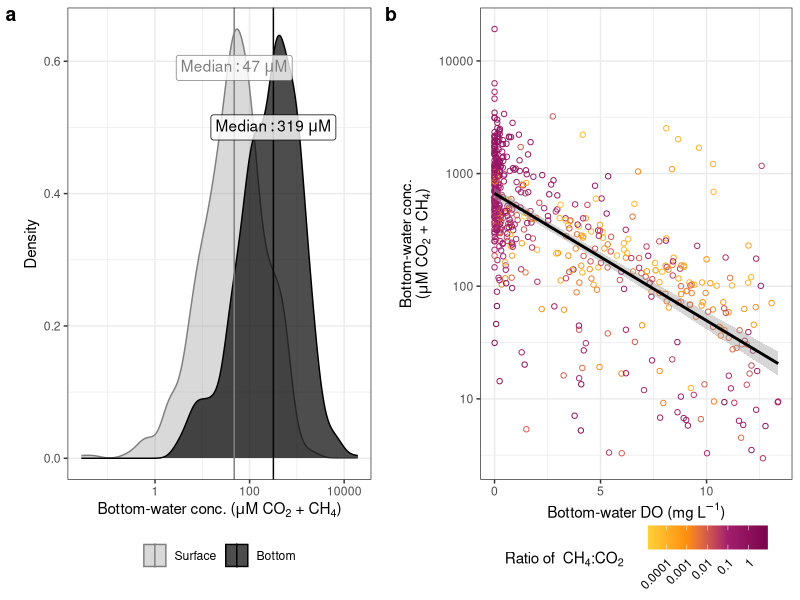
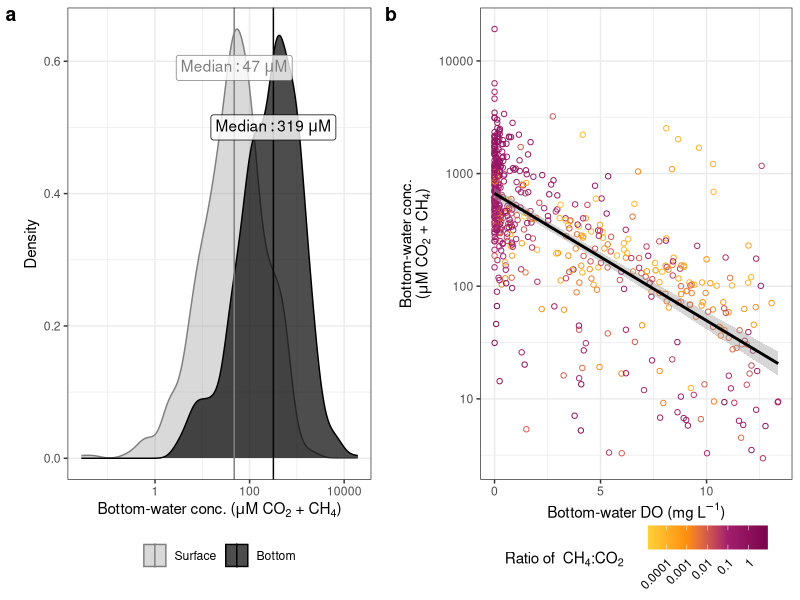
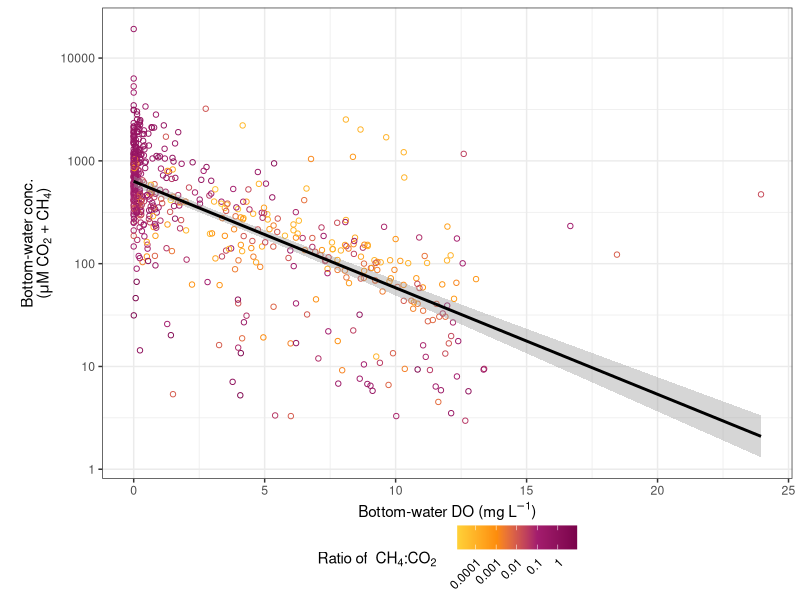

Write the R code that produced these figures, in order.
## ---- chunk 1
# Load packages
library(tidyverse)
library(ggridges)

# Load data
layer_sum <- read_csv("../CompiledData/layer_sum.csv")
## ---- chunk 2
formatted_data <- layer_sum %>%
  group_by(LakeID, Date) %>%
  mutate(Oxygen = median(DO_mgL[Layer == "bot"], na.rm = T)) %>%
  group_by(LakeID, Layer, Date) %>%
  summarize(
    CH4_umolL = median(CH4_umolL, na.rm = T),
    CO2_umolL = median(CO2_umolL, na.rm = T),
    Oxygen = median(Oxygen, na.rm = T)
  )
## ---- chunk 3
tot <- formatted_data %>%
  mutate(
    total_umolL = CH4_umolL + CO2_umolL,
    ratio_ch4_co2 = CH4_umolL / CO2_umolL
  ) %>%
  filter(
    !is.na(Layer), !is.na(ratio_ch4_co2), !Oxygen > 15,
    Layer == "bot"
  ) %>%
  mutate(ratio_ch4_co2 = ifelse(ratio_ch4_co2 == 0, 0.0001,
    ratio_ch4_co2
  )) %>%
  ggplot(aes(x = Oxygen, y = total_umolL)) +
  geom_point(aes(color = ratio_ch4_co2), shape = 21) +
  geom_smooth(method = "lm", color = "black") +
  scale_y_log10() +
  scale_color_gradientn(
    name = expression("Ratio of " ~ CH[4] * ":" * "CO"[2]),
    transform = "log10",
    labels = scales::label_comma(drop0trailing = T),
    colors = c("#ffd138", "#FD8C0C", "#A41D6E", "#7a044b") # loosely corresponding to map figure 1, edited to increase contrast
  ) +
  ylab(expression(atop(NA, atop(
    textstyle("Bottom-water conc."),
    textstyle("(" * mu * "M CO"[2] *
      " + CH"[4] * ")")
  )))) +
  xlab(expression("Bottom-water DO (mg L"^-1 * ")")) +
  theme_bw() +
  theme(
    legend.margin = ggplot2::margin(0, 0, 0, 0),
    legend.box.margin = ggplot2::margin(-10, -10, 0, -10),
    legend.text = element_text(angle = 45, hjust = 1),
    legend.position = "bottom",
    legend.title = element_text(margin = margin(r = 15, unit = "pt"))
  )

# Including DO > 15
tot_full <- formatted_data %>%
  mutate(
    total_umolL = CH4_umolL + CO2_umolL,
    ratio_ch4_co2 = CH4_umolL / CO2_umolL
  ) %>%
  filter(
    !is.na(Layer), !is.na(ratio_ch4_co2),
    Layer == "bot"
  ) %>%
  mutate(ratio_ch4_co2 = ifelse(ratio_ch4_co2 == 0, 0.0001,
    ratio_ch4_co2
  )) %>%
  ggplot(aes(x = Oxygen, y = total_umolL)) +
  geom_point(aes(color = ratio_ch4_co2), shape = 21) +
  geom_smooth(method = "lm", color = "black") +
  scale_y_log10() +
  scale_color_gradientn(
    name = expression("Ratio of " ~ CH[4] * ":" * "CO"[2]),
    transform = "log10",
    labels = scales::label_comma(drop0trailing = T),
    colors = c("#ffd138", "#FD8C0C", "#A41D6E", "#7a044b") # loosely corresponding to map figure 1, edited to increase contrast
  ) +
  ylab(expression(atop(NA, atop(
    textstyle("Bottom-water conc."),
    textstyle("(" * mu * "M CO"[2] *
      " + CH"[4] * ")")
  )))) +
  xlab(expression("Bottom-water DO (mg L"^-1 * ")")) +
  theme_bw() +
  theme(
    legend.margin = ggplot2::margin(0, 0, 0, 0),
    legend.box.margin = ggplot2::margin(-10, -10, 0, -10),
    legend.text = element_text(angle = 45, hjust = 1),
    legend.position = "bottom",
    legend.title = element_text(margin = margin(r = 15, unit = "pt"))
  )

medians <- formatted_data %>%
  mutate(
    total_umolL = CH4_umolL + CO2_umolL,
    ratio_ch4_co2 = CH4_umolL / CO2_umolL,
    Layer = case_match(
      Layer,
      "bot" ~ "Bottom",
      "surf" ~ "Surface"
    ),
    Layer = factor(Layer, levels = c("Surface", "Bottom"))
  ) %>%
  group_by(Layer) %>%
  summarize(median = median(total_umolL, na.rm = T)) %>%
  mutate(
    label = paste0("Median: ", round(median), " ~mu", "*M"),
    y = c(0.59, 0.5)
  )

tot_density <- formatted_data %>%
  mutate(
    total_umolL = CH4_umolL + CO2_umolL,
    ratio_ch4_co2 = CH4_umolL / CO2_umolL,
    Layer = case_match(
      Layer,
      "bot" ~ "Bottom",
      "surf" ~ "Surface"
    ),
    Layer = factor(Layer, levels = c("Surface", "Bottom"))
  ) %>%
  filter(!is.na(Layer)) %>%
  ggplot(aes(x = total_umolL, color = Layer)) +
  geom_density(aes(fill = Layer, alpha = Layer)) +
  geom_vline(aes(xintercept = median, color = Layer), data = medians) +
  geom_label(aes(x = median, label = label, y = y),
    data = medians, parse = T, alpha = 0.8, show.legend = FALSE
  ) +
  scale_color_manual(values = c("grey50", "black")) +
  scale_fill_manual(values = c("grey50", "black")) +
  scale_alpha_manual(values = c(0.3, 0.7)) +
  scale_x_log10() +
  ylab("\nDensity") +
  xlab(expression(textstyle("Bottom-water conc. (" * mu * "M CO"[2] * " + CH"[4] * ")"))) +
  theme_bw() +
  theme(
    legend.position = "bottom",
    legend.title = element_blank(),
    legend.margin = ggplot2::margin(0, 0, 0, 0),
    legend.box.margin = ggplot2::margin(-15, -10, 0, -10)
  )

comb_tot <- ggpubr::ggarrange(tot_density,
  tot + theme(legend.position = "bottom"),
  labels = "auto", align = "h", widths = c(0.9, 1)
)
comb_tot
ggsave(comb_tot,
  dpi = 300,
  filename = "../Figures/total moles combined.jpeg",
  width = 7, height = 3.5
)

ggsave(tot_full + theme(legend.position = "bottom"),
  dpi = 300,
  filename = "../Figures/total moles full - SI.jpeg",
  width = 4, height = 3.5
)
